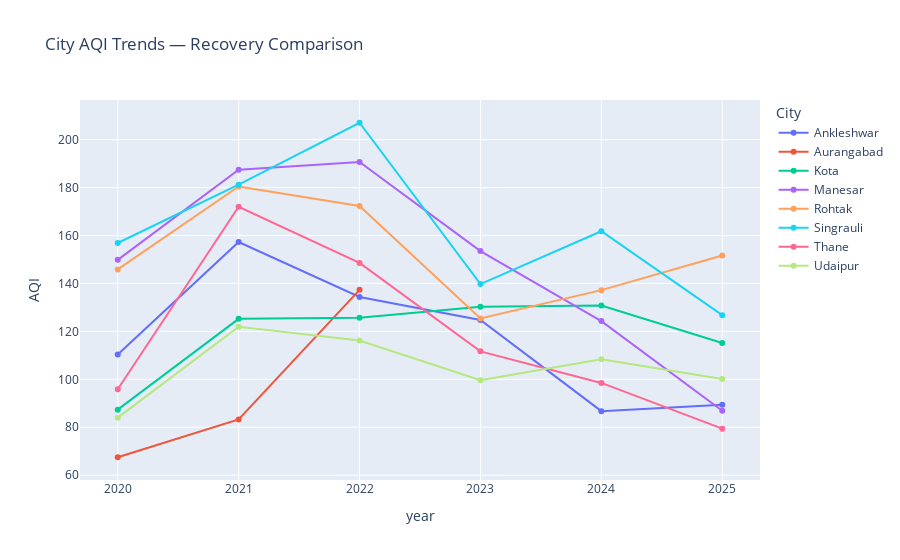

The code cell stored with this chart in its notebook:
### Code cell
city_trend = (
    df.groupby(["City","year"])["AQI"]
      .mean()
      .reset_index()
)

top_cities = compare.head(8)["City"]

fig = px.line(
    city_trend[city_trend["City"].isin(top_cities)],
    x="year",
    y="AQI",
    color="City",
    markers=True,
    title="City AQI Trends — Recovery Comparison"
)

fig.show()

fig.write_html("plots/city_year_trend.html")

### Figure 1 — Plotly figure (JSON) as saved in the notebook; plotly's stock layout.template omitted (floating-point values rounded to 4 significant figures)
{"data": [{"hovertemplate": "City=Ankleshwar<br>year=%{x}<br>AQI=%{y}<extra></extra>", "legendgroup": "Ankleshwar", "line": {"color": "#636efa", "dash": "solid"}, "marker": {"symbol": "circle"}, "mode": "lines+markers", "name": "Ankleshwar", "orientation": "v", "showlegend": true, "type": "scatter", "x": [2020, 2021, 2022, 2023, 2024, 2025], "xaxis": "x", "y": [110.4, 157.3, 134.3, 124.8, 86.73, 89.35], "yaxis": "y"}, {"hovertemplate": "City=Aurangabad<br>year=%{x}<br>AQI=%{y}<extra></extra>", "legendgroup": "Aurangabad", "line": {"color": "#EF553B", "dash": "solid"}, "marker": {"symbol": "circle"}, "mode": "lines+markers", "name": "Aurangabad", "orientation": "v", "showlegend": true, "type": "scatter", "x": [2020, 2021, 2022], "xaxis": "x", "y": [67.49, 83.28, 137.3], "yaxis": "y"}, {"hovertemplate": "City=Kota<br>year=%{x}<br>AQI=%{y}<extra></extra>", "legendgroup": "Kota", "line": {"color": "#00cc96", "dash": "solid"}, "marker": {"symbol": "circle"}, "mode": "lines+markers", "name": "Kota", "orientation": "v", "showlegend": true, "type": "scatter", "x": [2020, 2021, 2022, 2023, 2024, 2025], "xaxis": "x", "y": [87.36, 125.2, 125.7, 130.2, 130.7, 115.2], "yaxis": "y"}, {"hovertemplate": "City=Manesar<br>year=%{x}<br>AQI=%{y}<extra></extra>", "legendgroup": "Manesar", "line": {"color": "#ab63fa", "dash": "solid"}, "marker": {"symbol": "circle"}, "mode": "lines+markers", "name": "Manesar", "orientation": "v", "showlegend": true, "type": "scatter", "x": [2020, 2021, 2022, 2023, 2024, 2025], "xaxis": "x", "y": [149.8, 187.4, 190.7, 153.5, 124.3, 86.89], "yaxis": "y"}, {"hovertemplate": "City=Rohtak<br>year=%{x}<br>AQI=%{y}<extra></extra>", "legendgroup": "Rohtak", "line": {"color": "#FFA15A", "dash": "solid"}, "marker": {"symbol": "circle"}, "mode": "lines+markers", "name": "Rohtak", "orientation": "v", "showlegend": true, "type": "scatter", "x": [2020, 2021, 2022, 2023, 2024, 2025], "xaxis": "x", "y": [145.8, 180.4, 172.3, 125.4, 137.2, 151.6], "yaxis": "y"}, {"hovertemplate": "City=Singrauli<br>year=%{x}<br>AQI=%{y}<extra></extra>", "legendgroup": "Singrauli", "line": {"color": "#19d3f3", "dash": "solid"}, "marker": {"symbol": "circle"}, "mode": "lines+markers", "name": "Singrauli", "orientation": "v", "showlegend": true, "type": "scatter", "x": [2020, 2021, 2022, 2023, 2024, 2025], "xaxis": "x", "y": [156.9, 181.2, 207.0, 139.7, 161.8, 126.8], "yaxis": "y"}, {"hovertemplate": "City=Thane<br>year=%{x}<br>AQI=%{y}<extra></extra>", "legendgroup": "Thane", "line": {"color": "#FF6692", "dash": "solid"}, "marker": {"symbol": "circle"}, "mode": "lines+markers", "name": "Thane", "orientation": "v", "showlegend": true, "type": "scatter", "x": [2020, 2021, 2022, 2023, 2024, 2025], "xaxis": "x", "y": [95.84, 172.0, 148.6, 111.7, 98.49, 79.42], "yaxis": "y"}, {"hovertemplate": "City=Udaipur<br>year=%{x}<br>AQI=%{y}<extra></extra>", "legendgroup": "Udaipur", "line": {"color": "#B6E880", "dash": "solid"}, "marker": {"symbol": "circle"}, "mode": "lines+markers", "name": "Udaipur", "orientation": "v", "showlegend": true, "type": "scatter", "x": [2020, 2021, 2022, 2023, 2024, 2025], "xaxis": "x", "y": [84.01, 121.9, 116.2, 99.61, 108.4, 100.2], "yaxis": "y"}], "layout": {"legend": {"title": {"text": "City"}, "tracegroupgap": 0}, "title": {"text": "City AQI Trends — Recovery Comparison"}, "xaxis": {"anchor": "y", "domain": [0, 1], "title": {"text": "year"}}, "yaxis": {"anchor": "x", "domain": [0, 1], "title": {"text": "AQI"}}}}
